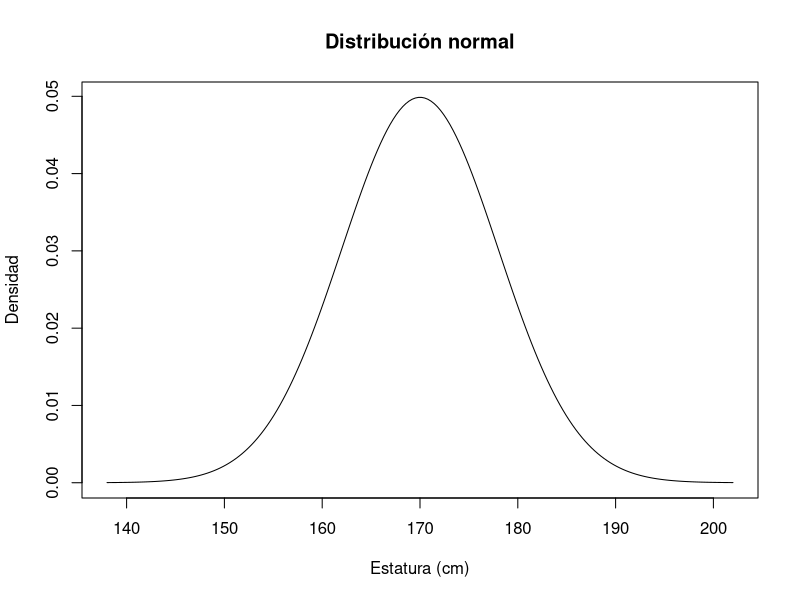
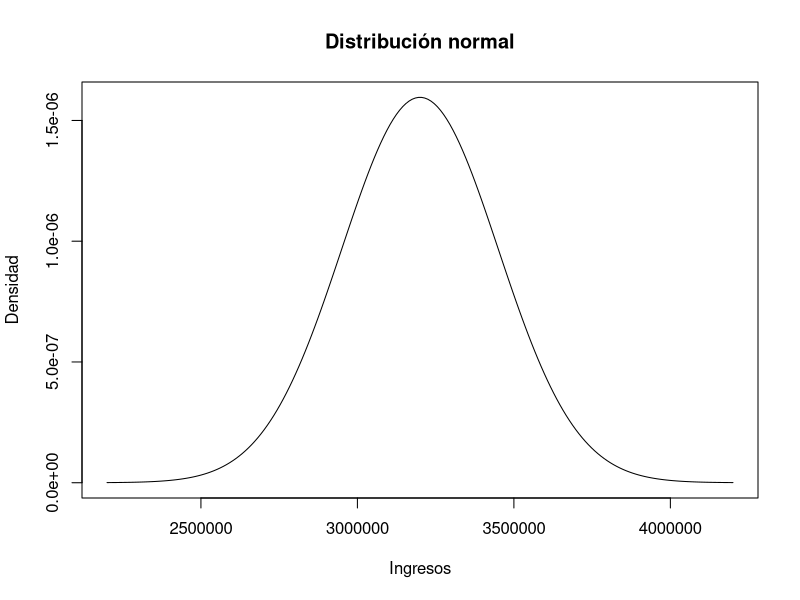

The R source for these figures, in order:
## ---- chunk 1
# Parámetros de la distribución
media <- 170
desviacion <- 8
val <- 180

# Densidad en x = 180
dnorm(val, mean = media, sd = desviacion)

# Probabilidad de que X sea menor que 180
pnorm(val, mean = media, sd = desviacion)
## ---- chunk 2
# Probabilidad de que X esté entre 162 y 178
pnorm(178, mean = media, sd = desviacion) -

  pnorm(162, mean = media, sd = desviacion)
## ---- chunk 3
# Percentil 90 de la distribución
qnorm(0.90, mean = media, sd = desviacion)

# Generar 10 valores aleatorios con distribución normal
set.seed(123)
rnorm(10, mean = media, sd = desviacion)
## ---- chunk 4
# Gráfica de la distribución normal
x <- seq(media - 4 * desviacion, media + 4 * desviacion, length.out = 200)
y <- dnorm(x, mean = media, sd = desviacion)

plot(x, y,
     type = "l",
     main = "Distribución normal",
     xlab = "Estatura (cm)",
     ylab = "Densidad")
## ---- chunk 5
media_pueblo <- 3200000
desviacion_pueblo <- 250000
## ---- chunk 6
1 - pnorm(2900000, mean = media_pueblo, sd = desviacion_pueblo)
## ---- chunk 7
pnorm(1500000, mean = media_pueblo, sd = desviacion_pueblo)
## ---- chunk 8
pnorm(3400000, mean = media_pueblo, sd = desviacion_pueblo) -
  pnorm(2500000, mean = media_pueblo, sd = desviacion_pueblo)
## ---- chunk 9
1 - pnorm(4000000, mean = media_pueblo, sd = desviacion_pueblo)
## ---- chunk 10
x <- seq(media_pueblo - 4 * desviacion_pueblo,
  media_pueblo + 4 * desviacion_pueblo,
  length.out = 200
)

y <- dnorm(x, mean = media_pueblo, sd = desviacion_pueblo)

plot(x, y,
     type = "l",
     main = "Distribución normal",
     xlab = "Ingresos",
     ylab = "Densidad")
